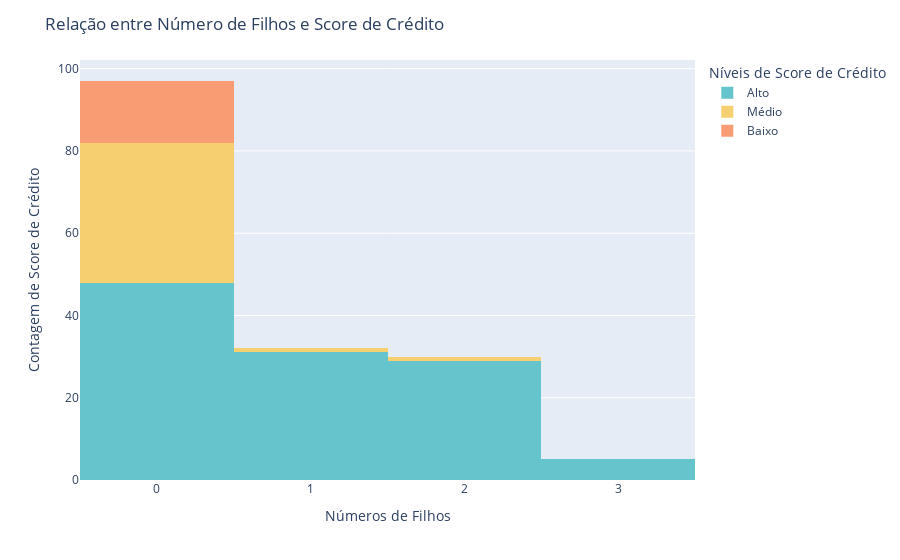

This figure's notebook cell:
### Markdown cell above
##### 1 - Clientes que possuem filhos influencia no score de credito?

### Code cell
fig = px.histogram(df, x='Numero_Filhos', 
                   color='Score_Credito', 
                   barmode='stack',
                   color_discrete_sequence=px.colors.qualitative.Pastel
)
fig.update_layout(title='Relação entre Número de Filhos e Score de Crédito',
                  xaxis_title='Números de Filhos',
                  yaxis_title='Contagem de Score de Crédito',
                  legend_title='Níveis de Score de Crédito',
                  xaxis=dict(dtick=1)
)
fig.show()

### Figure 1 — Plotly figure (JSON) as saved in the notebook; plotly's stock layout.template omitted (floating-point values rounded to 4 significant figures)
{"data": [{"alignmentgroup": "True", "bingroup": "x", "hovertemplate": "Score_Credito=Alto<br>Numero_Filhos=%{x}<br>count=%{y}<extra></extra>", "legendgroup": "Alto", "marker": {"color": "rgb(102, 197, 204)", "pattern": {"shape": ""}}, "name": "Alto", "offsetgroup": "Alto", "orientation": "v", "showlegend": true, "type": "histogram", "x": [0, 2, 1, 0, 3, 0, 2, 0, 1, 0, 2, 0, 1, 0, 2, 0, 1, 0, 2, 0, 1, 2, 1, 0, 3, 0, 2, 0, 1, 0, 2, 0, 1, 0, 2, 0, 1, 0, 2, 0, 1, 2, 1, 2, 1, 0, 3, 0, 2, 0, 1, 0, 2, 0, 1, 0, 2, 0, 1, 0, 2, 0, 1, 2, 1, 2, 1, 0, 3, 0, 2, 0, 1, 0, 2, 0, 1, 0, 2, 0, 1, 0, 2, 0, 1, 2, 1, 2, 1, 1, 0, 0, 1, 2, 1, 0, 3, 0, 2, 0, 1, 0, 2, 0, 1, 0, 2, 0, 1, 0, 2, 0, 1], "xaxis": "x", "yaxis": "y"}, {"alignmentgroup": "True", "bingroup": "x", "hovertemplate": "Score_Credito=Médio<br>Numero_Filhos=%{x}<br>count=%{y}<extra></extra>", "legendgroup": "Médio", "marker": {"color": "rgb(246, 207, 113)", "pattern": {"shape": ""}}, "name": "Médio", "offsetgroup": "Médio", "orientation": "v", "showlegend": true, "type": "histogram", "x": [0, 0, 0, 0, 0, 0, 0, 0, 0, 0, 0, 0, 0, 0, 0, 0, 0, 0, 0, 0, 0, 0, 0, 0, 0, 0, 0, 0, 1, 2, 0, 0, 0, 0, 0, 0], "xaxis": "x", "yaxis": "y"}, {"alignmentgroup": "True", "bingroup": "x", "hovertemplate": "Score_Credito=Baixo<br>Numero_Filhos=%{x}<br>count=%{y}<extra></extra>", "legendgroup": "Baixo", "marker": {"color": "rgb(248, 156, 116)", "pattern": {"shape": ""}}, "name": "Baixo", "offsetgroup": "Baixo", "orientation": "v", "showlegend": true, "type": "histogram", "x": [0, 0, 0, 0, 0, 0, 0, 0, 0, 0, 0, 0, 0, 0, 0], "xaxis": "x", "yaxis": "y"}], "layout": {"barmode": "stack", "legend": {"title": {"text": "Níveis de Score de Crédito"}, "tracegroupgap": 0}, "margin": {"t": 60}, "title": {"text": "Relação entre Número de Filhos e Score de Crédito"}, "xaxis": {"anchor": "y", "domain": [0, 1], "dtick": 1, "title": {"text": "Números de Filhos"}}, "yaxis": {"anchor": "x", "domain": [0, 1], "title": {"text": "Contagem de Score de Crédito"}}}}
